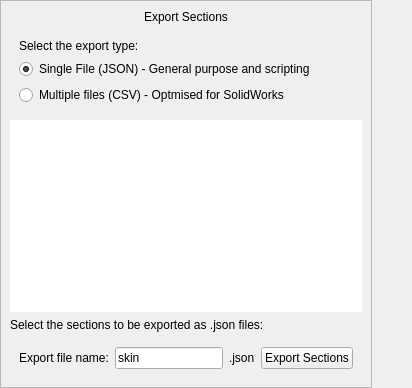
               <widget class="QWidget" name="export_page">
                <layout class="QHBoxLayout" name="horizontalLayout_14">
                 <property name="leftMargin">
                  <number>0</number>
                 </property>
                 <property name="topMargin">
                  <number>0</number>
                 </property>
                 <property name="rightMargin">
                  <number>0</number>
                 </property>
                 <property name="bottomMargin">
                  <number>0</number>
                 </property>
                 <item>
                  <widget class="QFrame" name="frame_12">
                   <property name="frameShape">
                    <enum>QFrame::Shape::StyledPanel</enum>
                   </property>
                   <property name="frameShadow">
                    <enum>QFrame::Shadow::Raised</enum>
                   </property>
                   <layout class="QVBoxLayout" name="verticalLayout_18">
                    <item>
                     <widget class="QLabel" name="label_42">
                      <property name="styleSheet">
                       <string notr="true"/>
                      </property>
                      <property name="text">
                       <string>Export Sections</string>
                      </property>
                      <property name="alignment">
                       <set>Qt::AlignmentFlag::AlignCenter</set>
                      </property>
                     </widget>
                    </item>
                    <item>
                     <widget class="QWidget" name="widget_13" native="true">
                      <property name="sizePolicy">
                       <sizepolicy hsizetype="Preferred" vsizetype="Preferred">
                        <horstretch>0</horstretch>
                        <verstretch>0</verstretch>
                       </sizepolicy>
                      </property>
                      <layout class="QVBoxLayout" name="verticalLayout_8">
                       <item>
                        <widget class="QLabel" name="label_58">
                         <property name="text">
                          <string>Select the export type:</string>
                         </property>
                        </widget>
                       </item>
                       <item>
                        <widget class="QRadioButton" name="export_json_toggle">
                         <property name="sizePolicy">
                          <sizepolicy hsizetype="Preferred" vsizetype="Preferred">
                           <horstretch>0</horstretch>
                           <verstretch>0</verstretch>
                          </sizepolicy>
                         </property>
                         <property name="text">
                          <string>Single File (JSON) - General purpose and scripting</string>
                         </property>
                         <property name="checked">
                          <bool>true</bool>
                         </property>
                        </widget>
                       </item>
                       <item>
                        <widget class="QRadioButton" name="export_csv_toggle">
                         <property name="sizePolicy">
                          <sizepolicy hsizetype="Preferred" vsizetype="Preferred">
                           <horstretch>0</horstretch>
                           <verstretch>0</verstretch>
                          </sizepolicy>
                         </property>
                         <property name="text">
                          <string>Multiple files (CSV) - Optmised for SolidWorks</string>
                         </property>
                        </widget>
                       </item>
                      </layout>
                     </widget>
                    </item>
                    <item>
                     <widget class="QListWidget" name="export_sectionsList">
                      <property name="sizePolicy">
                       <sizepolicy hsizetype="Preferred" vsizetype="Expanding">
                        <horstretch>0</horstretch>
                        <verstretch>0</verstretch>
                       </sizepolicy>
                      </property>
                      <property name="styleSheet">
                       <string notr="true"/>
                      </property>
                      <property name="frameShape">
                       <enum>QFrame::Shape::NoFrame</enum>
                      </property>
                      <property name="frameShadow">
                       <enum>QFrame::Shadow::Plain</enum>
                      </property>
                      <property name="editTriggers">
                       <set>QAbstractItemView::EditTrigger::DoubleClicked|QAbstractItemView::EditTrigger::EditKeyPressed|QAbstractItemView::EditTrigger::SelectedClicked</set>
                      </property>
                      <property name="selectionMode">
                       <enum>QAbstractItemView::SelectionMode::MultiSelection</enum>
                      </property>
                     </widget>
                    </item>
                    <item>
                     <widget class="QLabel" name="label_45">
                      <property name="text">
                       <string>Select the sections to be exported as .json files:</string>
                      </property>
                     </widget>
                    </item>
                    <item>
                     <widget class="QFrame" name="frame_13">
                      <property name="frameShape">
                       <enum>QFrame::Shape::NoFrame</enum>
                      </property>
                      <property name="frameShadow">
                       <enum>QFrame::Shadow::Raised</enum>
                      </property>
                      <layout class="QHBoxLayout" name="horizontalLayout_13">
                       <item>
                        <widget class="QLabel" name="label_46">
                         <property name="text">
                          <string>Export file name:</string>
                         </property>
                        </widget>
                       </item>
                       <item>
                        <widget class="QLineEdit" name="export_expFileName_input">
                         <property name="sizePolicy">
                          <sizepolicy hsizetype="Preferred" vsizetype="Preferred">
                           <horstretch>0</horstretch>
                           <verstretch>0</verstretch>
                          </sizepolicy>
                         </property>
                         <property name="maximumSize">
                          <size>
                           <width>200</width>
                           <height>16777215</height>
                          </size>
                         </property>
                         <property name="styleSheet">
                          <string notr="true"/>
                         </property>
                         <property name="text">
                          <string>skin</string>
                         </property>
                        </widget>
                       </item>
                       <item>
                        <widget class="QLabel" name="label_47">
                         <property name="text">
                          <string>.json</string>
                         </property>
                        </widget>
                       </item>
                       <item>
                        <widget class="QPushButton" name="export_export_button">
                         <property name="sizePolicy">
                          <sizepolicy hsizetype="Preferred" vsizetype="Preferred">
                           <horstretch>0</horstretch>
                           <verstretch>0</verstretch>
                          </sizepolicy>
                         </property>
                         <property name="styleSheet">
                          <string notr="true"/>
                         </property>
                         <property name="text">
                          <string>Export Sections</string>
                         </property>
                        </widget>
                       </item>
                      </layout>
                     </widget>
                    </item>
                   </layout>
                  </widget>
                 </item>
                 <item>
                  <spacer name="horizontalSpacer_27">
                   <property name="orientation">
                    <enum>Qt::Orientation::Horizontal</enum>
                   </property>
                   <property name="sizeType">
                    <enum>QSizePolicy::Policy::Expanding</enum>
                   </property>
                   <property name="sizeHint" stdset="0">
                    <size>
                     <width>40</width>
                     <height>20</height>
                    </size>
                   </property>
                  </spacer>
                 </item>
                </layout>
               </widget>
